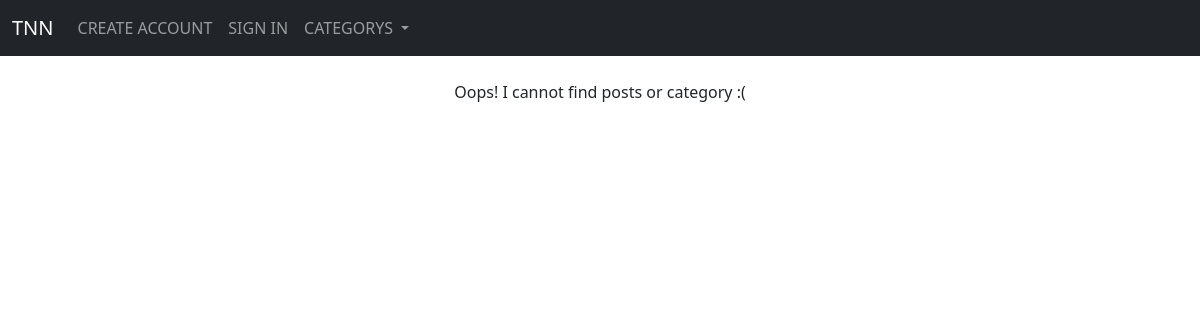
Page /category/sad story/ on the earlier database version.
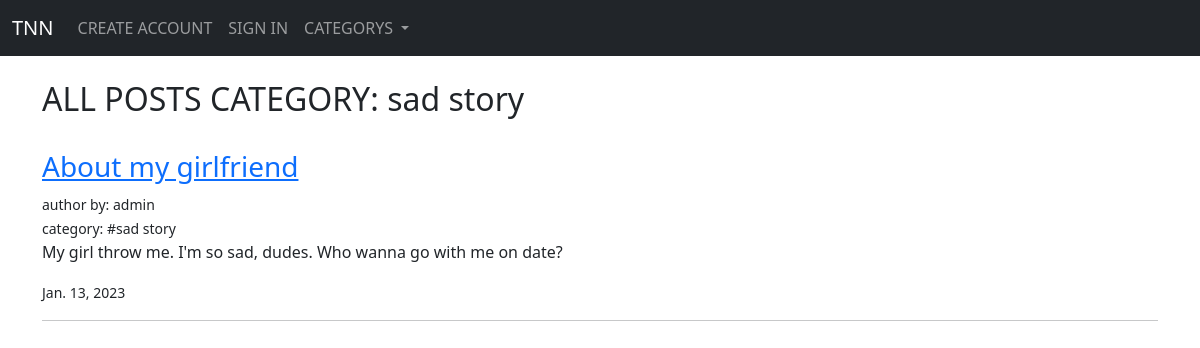
Same page on the later database version.
### blogpage/models.py (models this page shows, shortened)
class Post(models.Model):
    title = models.CharField(max_length=255)
    author = models.ForeignKey(User, models.CASCADE)
    body = models.TextField()
    category = models.CharField(max_length=255, default='other')
    post_date = models.DateField(auto_now_add=True)
    post_date_time = models.DateTimeField(auto_now_add=True)

### blogpage/views.py (the view)
# urls.py: path('category/<str:cat>/', CategoryView, name='category'),
def CategoryView(request, cat):
    category_posts = Post.objects.filter(category=cat.replace('-', ' ')).order_by('-post_date_time')
    cat_menu = Category.objects.all()
    return render(request, 'category.html',
    {'categorys_list':category_posts,
    'title_cat':cat.replace('-', ' '),
    'cat_menu': cat_menu,
    })

### blogpage/models.py (called while the page is built)
    def __str__(self) -> str:
        return self.name_category

### blogpage/templates/category.html (shortened to what this page needs)
{% extends "base.html" %}
{% block content %}
{% if categorys_list %}
<h2>ALL POSTS CATEGORY: {{ title_cat }}</h2>
<br>
{% for post in categorys_list %}
    <h3> <a href="{% url 'detail-page' post.pk %}"> {{ post.title }} </a> </h3>
    <small> author by: {{ post.author }} </small>
    <br>
    <small>category: #{{ post.category }}</small>
    <p> {{ post.body|slice:200|safe }} </p>
    <small>{{post.post_date}}</small>
    <hr>
{% endfor %}
{% else %}
<p style="text-align: center;">Oops! I cannot find posts or category :(</p>
{% endif %}
{% endblock %}

Differences in the rows shown:
added Post: title "About my girlfriend", author "admin", category "sad story", body "My girl throw me. I'm so sad, dudes. Who wanna go with me on date?", post_date "Jan. 13, 2023"
Other differences:
{{ title_cat }}: (not shown) → "sad story"
text no longer shown: "Oops! I cannot find posts or category :("
text now shown: "ALL POSTS CATEGORY:"
